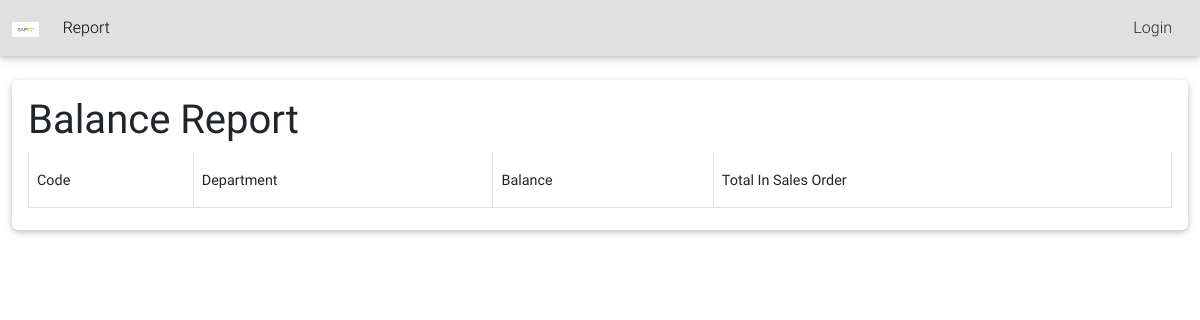
/report/Sales/balance_report_view/, run on an earlier commit of the app's database.
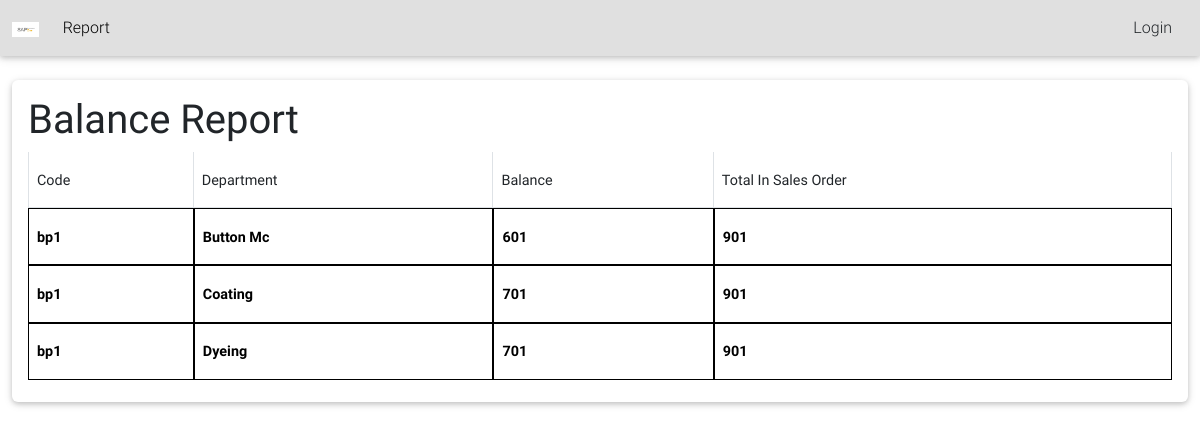
And on a later commit of the database.
### Production/models.py (models this page shows, shortened)
class ProductionReceiptItem(models.Model):
    docNo = models.PositiveIntegerField(unique=False,default=1)
    lineNo = models.CharField(max_length=4,default='0') # Add the lineNo field
    orderlineNo = models.CharField(max_length=4,default='0') # Add the lineNo field
    receiptNumber = models.ForeignKey(ProductionReceipt, on_delete=models.CASCADE, null=True, default=None)
    salesOrder = models.PositiveIntegerField(default=0)
    productionNo =  models.PositiveIntegerField(default=0)
    code = models.CharField(max_length=20,default='',null=True)
    name = models.CharField(max_length=100,default='',null=True)
    uom =  models.CharField(max_length=100,default='',null=True)
    quantity = models.DecimalField(max_digits=10, decimal_places=4,default=0)
    price = models.DecimalField(max_digits=10, decimal_places=4,default=0,null=True)
    priceTotal = models.DecimalField(max_digits=10, decimal_places=4,default=0,null=True)
    size = models.CharField(max_length=100,default='',null=True)
    color = models.CharField(max_length=100,default='',null=True)
    style = models.CharField(max_length=100,default='',null=True)
    gweight = models.CharField(max_length=100,default='',null=True)
    nweight = models.CharField(max_length=100,default='',null=True)
    ctnno = models.CharField(max_length=100,default='',null=True)
    remarks = models.CharField(max_length=100,default='')
    department = models.CharField(max_length=50,default='1')
    created = models.DateField(default=date.today, editable=True)
    @staticmethod
    def get_balance_report():
        sales_order_totals = SalesOrderItem.objects.values('code').annotate(
            sales_total=Sum('quantity')
        )
        production_receipt_totals = ProductionReceiptItem.objects.values('code', 'department').annotate(
            production_total=Sum('quantity')
        )
        balance_report = {}
        for production_receipt in production_receipt_totals:
            code = production_receipt['code']
            department = production_receipt['department']
            production_total = production_receipt['production_total']
            sales_total = next(
                (item['sales_total'] for item in sales_order_totals if item['code'] == code),
                0
            )
            balance = sales_total - production_total
            if code not in balance_report:
                balance_report[code] = {}
            balance_report[code][department] = balance
        return balance_report

### Report/salesorderviews.py (the view)
# urls.py: path('Sales/balance_report_view/', salesorderviews.balance_report_view, name='balance_report_view'),
def balance_report_view(request):
    balance_report = ProductionReceiptItem.get_balance_report()
    sales_order_totals = SalesOrderItem.objects.values('code').annotate(
        sales_total=Sum('quantity')
    )
    return render(request, 'sales/balance_report_view.html', {'balance_report': balance_report,'sales_order_totals': sales_order_totals})

### Report/templates/sales/balance_report_view.html
{% extends 'basereport.html' %}
{% load static %}
{% block content %}
<section class="section card mb-5">
    <div class="card-body">
    <h1>Balance Report</h1>
    <table id="itemsTable" class="table table-bordered">
        <tr>
            <th>Code</th>
            <th>Department</th>
            <th>Balance</th>
            <th>Total In Sales Order </th>
        </tr>
        {% for code, department_data in balance_report.items %}
            {% for department, balance in department_data.items %}
                <tr>
                    <td>{{ code }}</td>
                    <td>{{ department }}</td>
                    <td>{{ balance }}</td>
                    <td>
                        {% for item in sales_order_totals %}
                            {% if item.code == code %}
                                {{ item.sales_total }}
                            {% endif %}
                        {% endfor %}
                    </td>
                </tr>
            {% endfor %}
        {% endfor %}
    </table>
    {% endblock %}

### templates/basereport.html (shortened to what this page needs)
{% load static %}
<!DOCTYPE html>
<html>
<head>
  <link rel="stylesheet" href="https://use.fontawesome.com/releases/v5.8.2/css/all.css">
    <link href="{% static 'css/bootstrap.min.css' %}" rel="stylesheet">
    <link href="{% static 'css/dataTables.min.css' %}" rel="stylesheet">
    <link href="{% static 'css/jquery-ui.css' %}" rel="stylesheet">
    <link href="{% static 'css/mdb.min.css' %}" rel="stylesheet">
</head>
<body>
  <nav class="navbar navbar-expand-lg navbar-light bg-light mb-4">
    <div class="container-fluid">
        <a class="navbar-brand mt-2 mt-lg-0" href="{% url 'home' %}">
            <img
              src="{% static 'images/logo.jpg' %}"
              height="15"
              alt="MDB Logo"
              loading="lazy"
            />
          </a>
      <div class="collapse navbar-collapse" id="navbarSupportedContent">
        <ul class="navbar-nav me-auto mb-2 mb-lg-0">
            <li class="nav-item">
              <a class="nav-link" href="{% url 'post_list' %}">Report</a>
            </li>
          </ul>
        <form class="d-flex">
            <a class="text-reset me-3" href="{% url 'admin:index' %}">
                Login
              </a>
        </form>
      </div>
    </div>
  </nav>
    <div class="container-fluid">
        {% block content %}{% endblock %}
    </div>
</body>
</html>

### templates/basereport.html (style rules this page uses)
table.table-bordered .dataTable th, table.table-bordered.dataTable td { color: black !important; font-weight: bold; border:1px solid black; }

What changed in the data, as far as the page shows it:
added ProductionReceiptItem: code "bp1", department "Button Mc", balance "601", sales_total "901"
added ProductionReceiptItem: code "bp1", department "Coating", balance "701", sales_total "901"
added ProductionReceiptItem: code "bp1", department "Dyeing", balance "701", sales_total "901"
